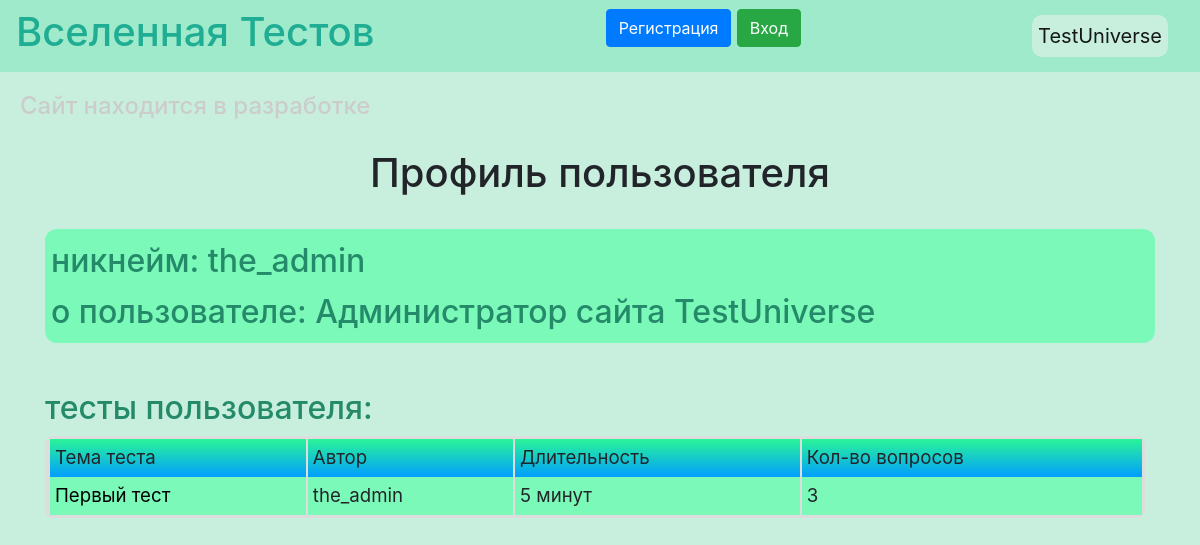
The app's page /profile/the_admin with its own data.
### data/users.py (models this page shows, shortened)
class User(SqlAlchemyBase, UserMixin, SerializerMixin):
    __tablename__ = 'users'
    id = sqlalchemy.Column(sqlalchemy.Integer,
                           primary_key=True, autoincrement=True)
    name = sqlalchemy.Column(sqlalchemy.String, nullable=True)
    about = sqlalchemy.Column(sqlalchemy.String, nullable=True)
    email = sqlalchemy.Column(sqlalchemy.String,
                              index=True, unique=True, nullable=True)
    hashed_password = sqlalchemy.Column(sqlalchemy.String, nullable=True)
    created_date = sqlalchemy.Column(sqlalchemy.DateTime,
                                     default=datetime.datetime.now)
    tests = orm.relationship("Tests", back_populates='user')

### data/tests.py (models this page shows, shortened)
class Tests(SqlAlchemyBase, UserMixin, SerializerMixin):
    __tablename__ = 'tests'
    id = sqlalchemy.Column(sqlalchemy.Integer,
                           primary_key=True, autoincrement=True)
    title = sqlalchemy.Column(sqlalchemy.String, nullable=True)
    content = sqlalchemy.Column(sqlalchemy.String, nullable=True)
    key = sqlalchemy.Column(sqlalchemy.String, nullable=True)
    duration = sqlalchemy.Column(sqlalchemy.Integer, nullable=True, default=5)
    created_date = sqlalchemy.Column(sqlalchemy.DateTime,
                                     default=datetime.datetime.now)
    is_private = sqlalchemy.Column(sqlalchemy.Boolean, default=False)
    code = sqlalchemy.Column(sqlalchemy.String, nullable=True)
    size = sqlalchemy.Column(sqlalchemy.Integer, default=0)
    creator = sqlalchemy.Column(sqlalchemy.Integer,
                                sqlalchemy.ForeignKey("users.id"))
    user = orm.relationship('User')

### main.py (the view, shortened to what this page needs)
@app.route('/profile/<string:nickname>', methods=['GET', 'POST'])
def profile(nickname):
    form = ProfileForm()
    db_sess = db_session.create_session()
    user = db_sess.query(User).filter(User.name == nickname).first()
    if user:
        about = user.about
        if not about:
            about = 'нет данных'
    else:
        abort(404)
    if current_user.is_authenticated:
        tests = db_sess.query(Tests).filter(
            (Tests.user == current_user) | (Tests.is_private is not True),
            Tests.creator == user.id
        )
    else:
        tests = db_sess.query(Tests).filter(
            Tests.is_private is not True,
            Tests.creator == user.id
        )
    return render_template('profile.html', nick=nickname, tests=tests,
                           about=about, form=form)

### data/db_session.py (called while the page is built)
def create_session() -> Session:
    global __factory
    return __factory()

### templates/profile.html (shortened to what this page needs)
{% extends "base.html" %}
{% block content %}
    <h1 align="center">Профиль пользователя</h1><br>
    <h2 class="profile_h2">
        никнейм: {{ nick }}<br>
        о пользователе: {{ about }}
    </h2>
    <h2 style="color:#248a69;padding-top:20px">тесты пользователя:</h2>
    {% for test in tests %}
    <div class="table_container" style>
    <table class="my_table" width="1100px">
        <tr class="my_row">
            <td class="title">Тема теста</td>
            <td class="title">Автор</td>
            <td class="title" align="center">Длительность</td>
            <td class="title" align="center">Кол-во вопросов</td>
        </tr>
        <tr class="my_row">
            <td class="ordinary"><a class="link-1" href="/complete_test/{{ test.id }}">{{ test.title }}</a></td>
            <td class="ordinary">{{ nick }}</td>
            <td class="ordinary" align="center">{{ test.duration }} минут</td>
            <td class="ordinary" align="center">{{ test.size }}</td>
        </tr>
    </table>
    </div>
    <br>
    {% endfor %}
{% endblock %}

### static/css/style.css (style rules this page uses)
td.title { background-image: linear-gradient(180deg, #2af598 0%, #009efd 100%); align: "center"; font-size: 14pt; padding: 5px; }
td.ordinary { background-color: #7BF9B9; align: "center"; font-size: 14pt; padding: 5px; }
table { border-collapse: separate; border: 3px solid #ddd; border-radius: 8px; border-spacing: 0px; align: "center"; }
body { background-color: #C8EFDE; }
th, td { padding: 5px 5px 5px 5px; text-align: left; vertical-align: top; border-left: 2px solid #ddd; }
h2.profile_h2 { background-color: #7BF9B9; border-radius: 12px; color: #248a69; margin-bottom: 26px; line-height: 1.6; padding: 6px; }
a.link-1 { color: black; }

### records on screen
User: name "the_admin", about "Администратор сайта TestUniverse"
Tests: title "Первый тест", nick "the_admin", duration "5", size "3"
